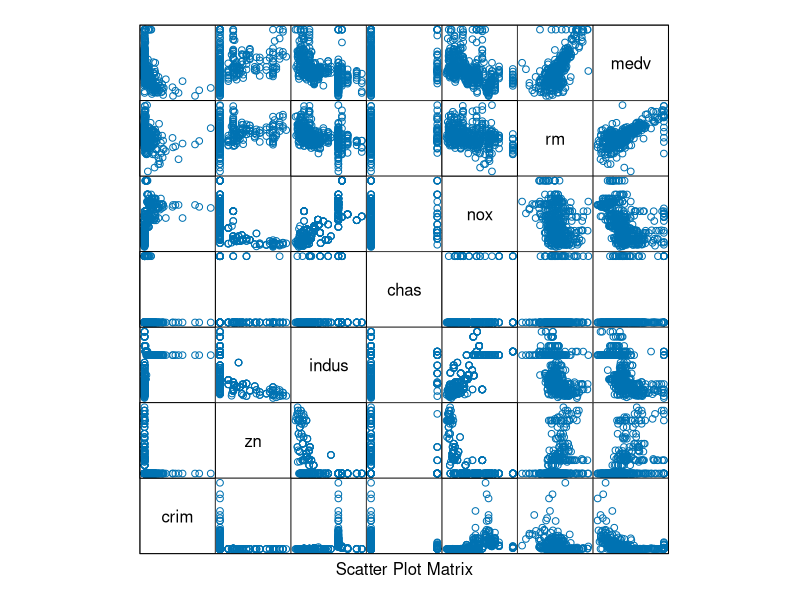
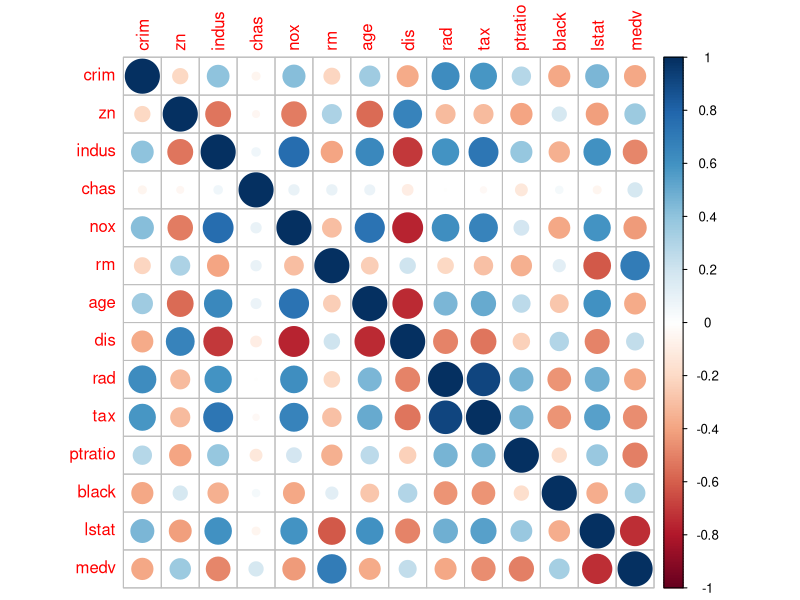
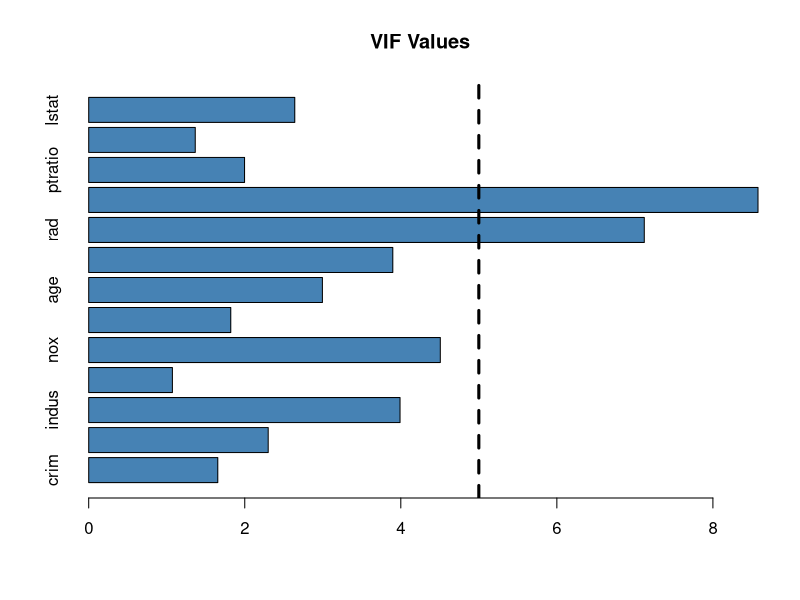
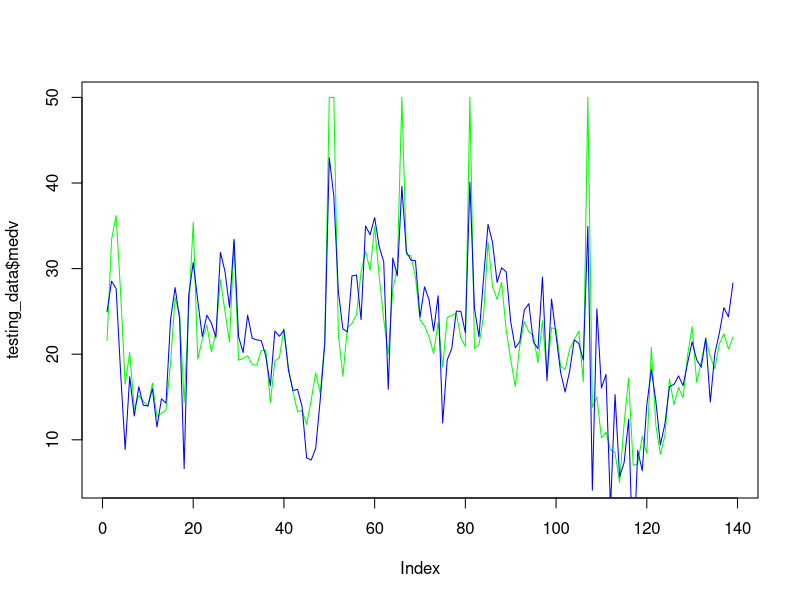

Here is the R script that generated these plots, in order:
## linear regression

library(MASS)

?Boston

Boston = MASS::Boston
names(Boston)

set.seed(2) # Randomization
library(caTools)

split = sample.split(Boston$medv, SplitRatio = 0.7) ## dividing the data into 70:30 Ratio
split

training_data = subset(Boston, split =="TRUE")
testing_data = subset(Boston, split =="FALSE")
str(training_data)
str(testing_data)

library(lattice) ## Scatter plot matrix
splom(~Boston[c(1:6,14)], groups = NULL, data = Boston, axis.line.tck = 0, axis.text.alpha = 0)

cr = cor(Boston)

library(corrplot)
corrplot(cr, type = "full")


##VIF
library(car)
model = lm(medv~. , data = training_data)
vif(model)

#create vector of VIF values
vif_values <- vif(model)

#create horizontal bar chart to display each VIF value
barplot(vif_values, main = "VIF Values", horiz = TRUE, col = "steelblue")
abline(v = 5, lwd = 3, lty = 2)


summary(model)

## implementation of model 

model = lm(medv~crim+zn+chas+nox+rm+dis+rad+ptratio+black+lstat, data = training_data)
summary(model)

model = lm(medv~crim+zn+chas+nox+rm+dis+ptratio+black+lstat, data = training_data)
summary(model)

prd = predict(model, testing_data)


plot(testing_data$medv, type = "l", col = "green" )
lines(prd, type = "l", col = "blue")

## predicting the sample data

# Random value
sample_data = data.frame(crim = 0.23899, zn = 13.7,chas = 0, 
                         nox = 0.479, rm = 6.9989, dis = 5.976, ptratio = 16.9, 
                         black = 390.6, lstat = 6.1)
sample_data

pred = predict(model, sample_data)
pred
